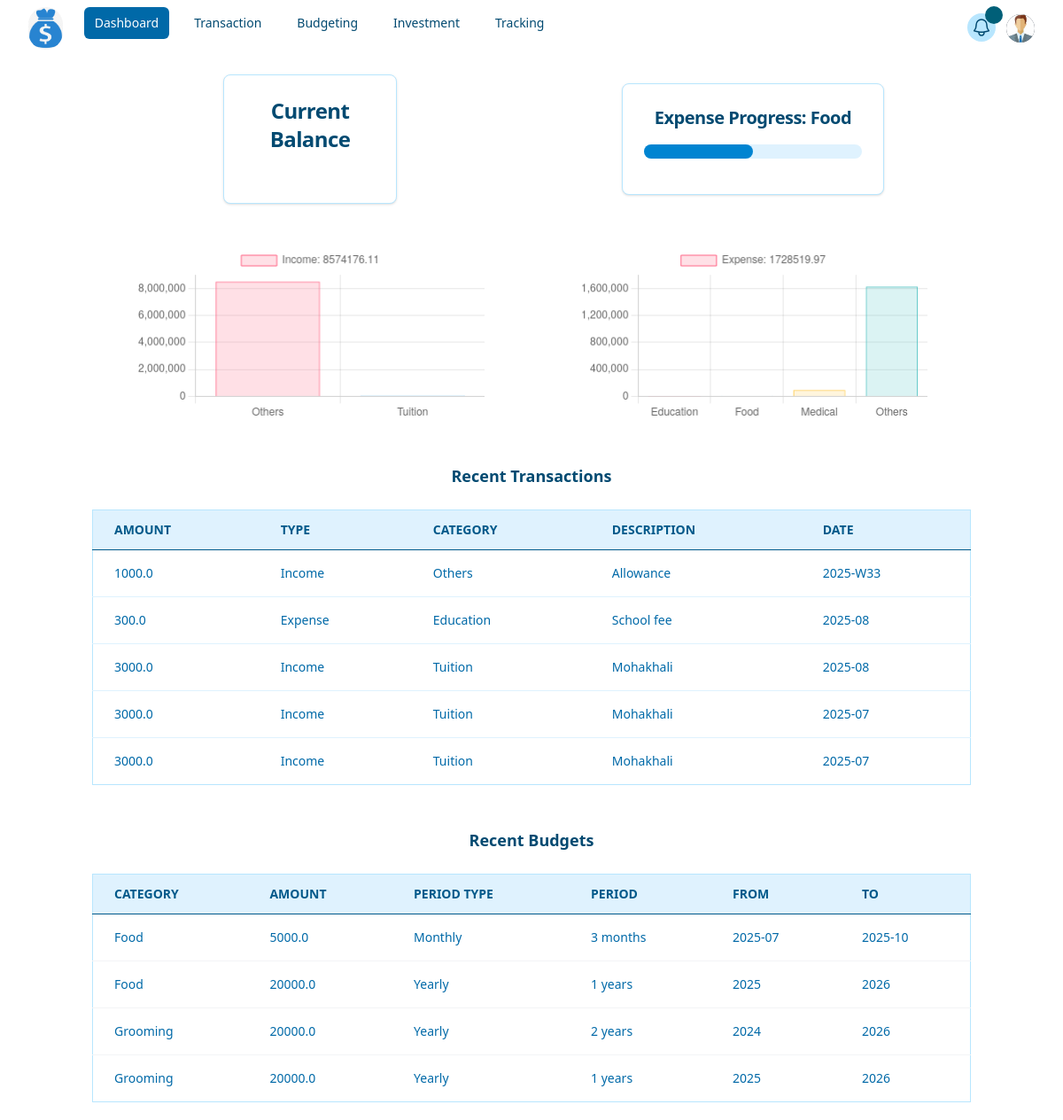
Page / (signed in) on the earlier database version.
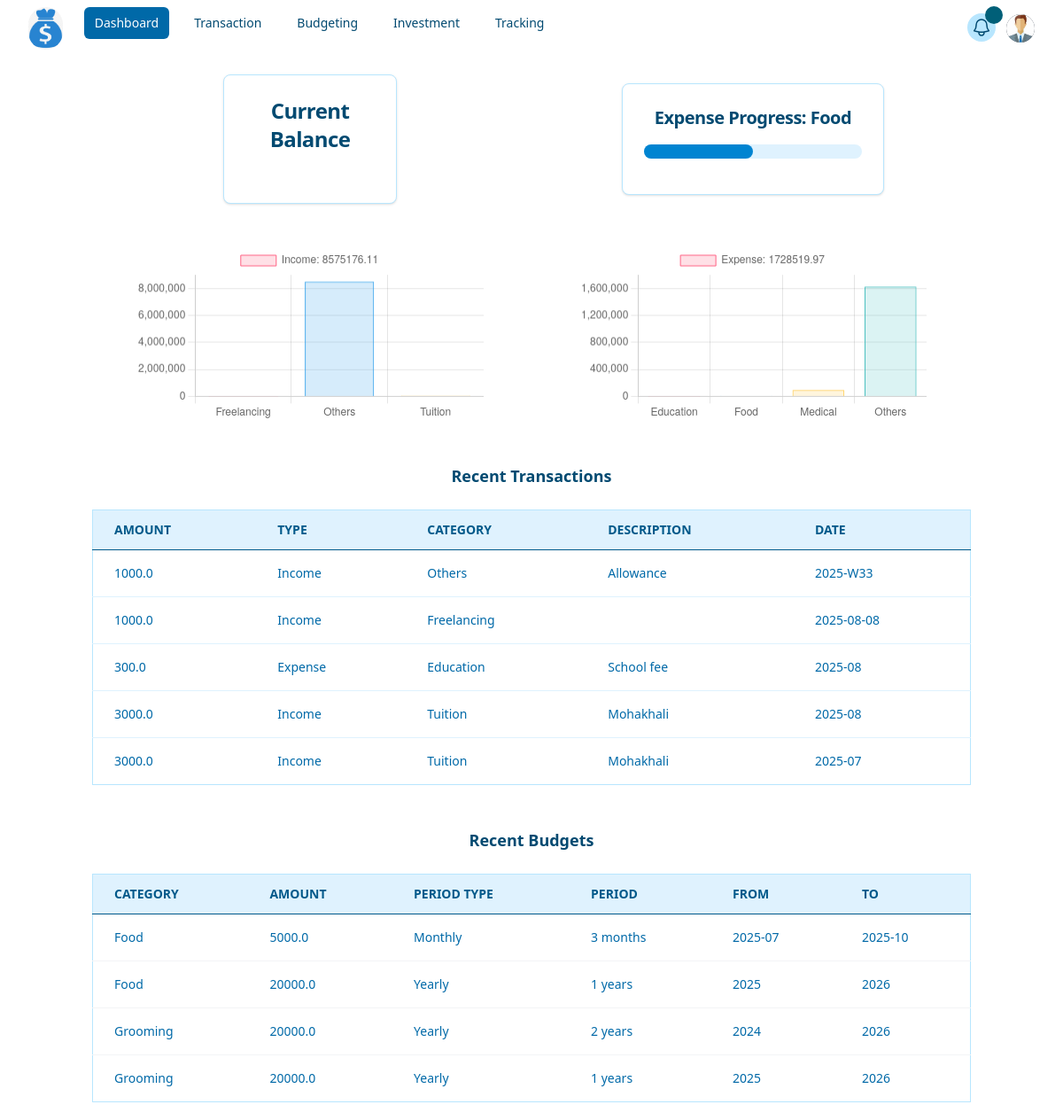
Same page on the later database version.
### tables this page shows
CREATE TABLE transactions (id INTEGER PRIMARY KEY AUTOINCREMENT NOT NULL, user_id INTEGER NOT NULL, amount REAL NOT NULL, type TEXT NOT NULL, category TEXT NOT NULL, description TEXT, timestamp NUMERIC NOT NULL DEFAULT CURRENT_TIME, date TEXT NOT NULL, date_type TEXT NOT NULL);

CREATE TABLE budgets (id INTEGER PRIMARY KEY AUTOINCREMENT NOT NULL, user_id INTEGER NOT NULL, category TEXT NOT NULL, from_period TEXT NOT NULL, to_period TEXT NOT NULL, period TEXT NOT NULL, timestamp NUMERIC NOT NULL DEFAULT CURRENT_TIME, period_type TEXT NOT NULL, amount REAL NOT NULL);

### app.py (the view)
@app.route("/")
@login_required
def index():
    try:
        income = db.execute(
            "select category, sum(amount) as total from transactions where user_id = ? and type = 'Income' "
            "group by category", session['user_id'])
        expense = db.execute(
            "select category, sum(amount) as total from transactions where user_id = ? and type = 'Expense' "
            "group by category", session['user_id'])
        transactions = db.execute(
            "select * from transactions where user_id = ? order by date desc limit 5", session['user_id'])
        budgets = db.execute(
            "select * from budgets where user_id = ? order by timestamp desc limit 5", session['user_id'])
        budgetsYearly = db.execute(
            "select distinct b.period_type, b.category, b.amount, t.category as trans_category, "
            "t.amount as trans_amount, (t.amount*1.0/b.amount)*100 as percent from budgets b inner join "
            "transactions t on b.user_id = t.user_id and b.category = t.category and b.user_id = ? "
            "and b.period_type = 'Yearly' order by b.amount asc limit 3", session['user_id'])
        user = db.execute(
            "select * from users where id = ?", session['user_id'])
        percent = budgetsYearly[0]['percent'] if budgetsYearly and budgetsYearly[0]['percent'] is not None else 0
        if 90.0 < int(percent) < 100.0:
            message = budgetsYearly[0]['trans_category'] + \
                " Transaction approaching to budget."
            db.execute("insert into notifications (user_id, message, module) values(?, ?, ?)",
                       session['user_id'], message, "Transactions")
        if int(percent) > 100.0:
            message = budgetsYearly[0]['trans_category'] + \
                " Transaction exceeding over budget."
            db.execute("insert into notifications (user_id, message, module) values(?, ?, ?)",
                       session['user_id'], message, "Transactions")
    except:
        return apology("error occurred")
    return render_template("core/index.html", income=income, expense=expense, budgets=budgets,
                           budgetsYearly=budgetsYearly, transactions=transactions, user=user)

### app.py (called while the page is built)
@app.after_request
def after_request(response):
    response.headers["Cache-Control"] = ["no-cache, no-store, must-revalidate"]
    response.headers["Expires"] = 0
    response.headers["Pragma"] = "no-cache"
    return response

### helpers.py (called while the page is built)
def login_required(f):
    @wraps(f)
    def decorated_function(*args, **kwargs):
        if session.get("user_id") is None:
            return redirect("/login")
        return f(*args, **kwargs)
    return decorated_function

### templates/core/index.html (shortened to what this page needs)
{% extends "layout.html" %}
{% block main %}
<div class="flex flex-col space-y-12">
    <div class="grid grid-cols-2 gap-2 place-content-center">
        <div class="block max-w-sm p-6 bg-white border border-sky-200 rounded-lg shadow-sm
        hover:bg-sky-100 dark:bg-sky-800 dark:border-sky-700 dark:hover:bg-sky-700 m-auto w-2/5">
            <h5 class="mb-2 text-2xl font-bold tracking-tight text-sky-900 dark:text-white">Current Balance</h5>
            <p class="font-normal text-white dark:text-white">{{ user[0]['cash'] }}</p>
        </div>
        {% for budget in budgetsYearly %}
        <div class="card block max-w-sm p-6 bg-white border border-sky-200 rounded-lg shadow-sm
        hover:bg-sky-100 dark:bg-sky-800 dark:border-sky-700 dark:hover:bg-sky-700 m-auto w-3/5">
            <div class="progress-container mb-2 text-xl font-bold tracking-tight text-sky-900 dark:text-white">
                <label for="task-progress">Expense Progress: {{ budget.trans_category }}</label>
                <div class="w-full bg-sky-100 rounded-full h-4 my-4">
                    <div class="bg-sky-600 h-4 rounded-full"
                        style="width: {{ (budget.trans_amount / budget.amount) * 100 }}%"></div>
                </div>
            </div>
        </div>
        {% endfor %}
    </div>
    <div class="grid grid-cols-2 gap-2">
        <div class="w-4/5 m-auto">
            <canvas id="myIncome"></canvas>
        </div>
        <div class="w-4/5 m-auto">
            <canvas id="myExpense"></canvas>
        </div>
    </div>
    <div class="flex flex-col space-y-6">
        <span class="font-bold text-lg text-sky-900">Recent Transactions</span>
        <table class="min-w-full text-sm text-left text-sky-700 border border-sky-200">
            <thead class="bg-sky-100 text-sky-800 uppercase">
                <tr>
                    <th class="px-6 py-3 border-b">Amount</th>
                    <th class="px-6 py-3 border-b">Type</th>
                    <th class="px-6 py-3 border-b">Category</th>
                    <th class="px-6 py-3 border-b">Description</th>
                    <th class="px-6 py-3 border-b">Date</th>
                </tr>
            </thead>
            <tbody class="bg-white divide-y divide-sky-100">
                {% for data in transactions %}
                <tr class="hover:bg-sky-50">
                    <td class="px-6 py-4">{{ data.amount }}</td>
                    <td class="px-6 py-4">{{ data.type }}</td>
                    <td class="px-6 py-4">{{ data.category }}</td>
                    <td class="px-6 py-4">{{ data.description }}</td>
                    <td class="px-6 py-4">{{ data.date }}</td>
                </tr>
                {% endfor %}
            </tbody>
        </table>
    </div>
    <div class="flex flex-col space-y-6">
        <span class="font-bold text-lg text-sky-900">Recent Budgets</span>
        <table class="min-w-full text-sm text-left text-sky-700 border border-sky-200">
            <thead class="bg-sky-100 text-sky-800 uppercase">
                <tr>
                    <th class="px-6 py-3 border-b">Category</th>
                    <th class="px-6 py-3 border-b">Amount</th>
                    <th class="px-6 py-3 border-b">Period Type</th>
                    <th class="px-6 py-3 border-b">Period</th>
                    <th class="px-6 py-3 border-b">From</th>
                    <th class="px-6 py-3 border-b">To</th>
                </tr>
            </thead>
            <tbody class="bg-white divide-y divide-gray-100">
                {% for data in budgets %}
                <tr class="hover:bg-gray-50">
                    <td class="px-6 py-4">{{ data.category }}</td>
                    <td class="px-6 py-4">{{ data.amount }}</td>
                    <td class="px-6 py-4">{{ data.period_type }}</td>
                    <td class="px-6 py-4">{{ data.period }}
                        {% if data.period_type == 'Weekly' %} weeks
                        {% elif data.period_type == 'Monthly' %} months
                        {% else %} years {% endif %}</td>
                    <td class="px-6 py-4">{{ data.from_period }}</td>
                    <td class="px-6 py-4">{{ data.to_period }}</td>
                </tr>
                {% endfor %}
            </tbody>
        </table>
    </div>
</div>
{% endblock %}

### templates/layout.html (shortened to what this page needs)
<!DOCTYPE html>
<html>
  <head>
    <script src="https://cdn.jsdelivr.net/npm/@tailwindcss/browser@4"></script>
    <script src="https://cdn.jsdelivr.net/npm/@tailwindplus/elements@1" type="module"></script>
    <link rel="stylesheet" href="https://cdnjs.cloudflare.com/ajax/libs/font-awesome/6.5.0/css/all.min.css">
    <link href="../static/styles.css" rel="stylesheet">
  </head>
  <body>
    <nav class="bg-white">
      <div class="mx-auto max-w-7xl px-2 sm:px-6 lg:px-8">
        <div class="relative flex h-16 items-center justify-between">
          <div class="flex flex-1 items-center justify-center sm:items-stretch sm:justify-start">
            <div class="flex shrink-0 items-center">
              <img src="../static/images/coin.png" alt="Your Company" class="h-12 w-auto rounded-full" />
            </div>
            {% if session['user_id'] %}
            <div class="hidden sm:ml-6 sm:block">
              <div class="flex space-x-4">
                <a href="/"
                  class="nav-link rounded-md px-3 py-2 text-sm font-medium text-sky-900 hover:bg-sky-600 hover:text-white">Dashboard</a>
                <a href="/getAllTransactions"
                  class="nav-link rounded-md px-3 py-2 text-sm font-medium text-sky-900 hover:bg-sky-600 hover:text-white">Transaction</a>
                <a href="/getAllBudgets"
                  class="nav-link rounded-md px-3 py-2 text-sm font-medium text-sky-900 hover:bg-sky-600 hover:text-white">Budgeting</a>
                <a href="/getAllInvestments"
                  class="nav-link rounded-md px-3 py-2 text-sm font-medium text-sky-900 hover:bg-sky-600 hover:text-white">Investment</a>
                <a href="/tracking"
                  class="nav-link rounded-md px-3 py-2 text-sm font-medium text-sky-900 hover:bg-sky-600 hover:text-white">Tracking</a>
              </div>
            </div>
            {% endif %}
          </div>
          <div class="absolute inset-y-0 right-0 flex items-center pr-2 sm:static sm:inset-auto sm:ml-6 sm:pr-0">
            {% if session['user_id'] %}
            <el-dropdown class="relative ml-3">
              <button type="button" class="relative rounded-full bg-sky-200 p-1 text-sky-900 hover:text-white hover:bg-sky-600
                focus:outline-none focus:ring-2 focus:ring-white focus:ring-offset-2 focus:ring-offset-sky-200"
                onclick="toggleNotifications()">
                <span class="absolute -inset-1.5"></span>
                <span id="notificationCount" class="absolute top-[-8px] end-[-8px] bg-cyan-800
                text-white rounded-full w-5 h-5 flex items-center justify-center text-xs"></span>
              </button>
            </el-dropdown>
            <el-dropdown class="relative ml-3">
              <button class="relative flex rounded-full bg-gray-800 text-sm focus:outline-none focus-visible:ring-2
                focus-visible:ring-white focus-visible:ring-offset-2 focus-visible:ring-offset-gray-800">
                <span class="absolute -inset-1.5"></span>
                <img src="../static/images/profile_img.jpg" alt="profile image" class="size-8 rounded-full" />
              </button>
            </el-dropdown>
          </div>
          {% endif %}
        </div>
      </div>
    </nav>
    <main class="container mx-auto px-4 py-5 text-center">
      {% block main %}{% endblock %}
    </main>
  </body>
</html>

Differences in the rows shown:
no longer on this page (row unchanged): transactions: amount "3000.0", type "Income", category "Tuition", description "Mohakhali", date "2025-07"
added transactions: amount "1000.0", type "Income", category "Freelancing", date "2025-08-08"
Other differences:
chart data {{ income | tojson }}: [{"category": "Others", "total": 8511176.11}, {"category": "Tuition", "total": 63000.0}] → [{"category": "Freelancing", "total": 1000.0}, {"category": "Others", "total": 8511176.11}, {"category": "Tuition", "total": 63000.0}]
